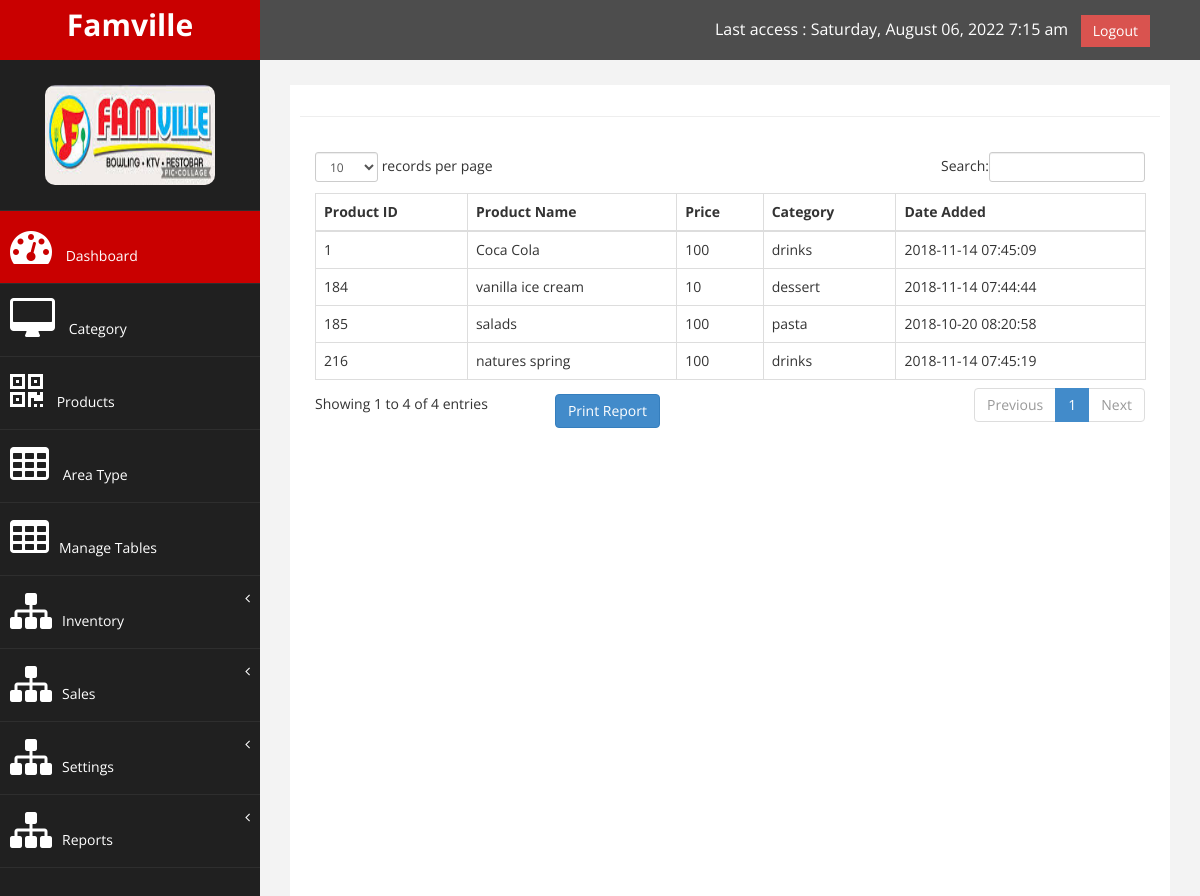
/index_admin.php?page=item_lists_report, run on the app's committed database.
### tables this page shows
CREATE TABLE `product` (
  `product_id` int(11) NOT NULL,
  `product_name` varchar(100) NOT NULL,
  `product_description` varchar(100) NOT NULL,
  `quantity` int(11) NOT NULL,
  `price` int(11) NOT NULL,
  `status_type_id` int(11) NOT NULL COMMENT 'Enabled; Disabled',
  `availability` varchar(100) NOT NULL COMMENT 'Available; Not-Available',
  `category_id` int(11) NOT NULL,
  `image` varchar(100) NOT NULL,
  `set_type_id` int(11) NOT NULL,
  `tuple_class_id` int(11) NOT NULL,
  `size_class_id` int(11) NOT NULL,
  `product_num_id` varchar(100) NOT NULL,
  `date_start` varchar(100) NOT NULL,
  `date_end` varchar(100) NOT NULL,
  `date_added` timestamp NOT NULL DEFAULT CURRENT_TIMESTAMP ON UPDATE CURRENT_TIMESTAMP
);

CREATE TABLE `category` (
  `category_id` int(11) NOT NULL,
  `category_type` varchar(100) NOT NULL,
  `category_description` varchar(100) NOT NULL,
  `image` varchar(100) NOT NULL
);

### index_admin.php (called while the page is built, shortened)
<?php
include('admin/header.php');
include('admin/side_bar.php');
if(isset($_GET['page'])){
    $page=$_GET['page'];
}else{
    $page='category';
}
include('admin/'.$page.'.php');
include('admin/footer.php');
?>

### admin/item_lists_report.php (the view, shortened to what this page needs)
        <div id="page-wrapper" >
            <div id="page-inner">
                <div class="row">
                    <div class="col-md-12">
                    </div>
                </div>
                 <hr />
            <div class="row">
                <div class="col-md-12">
                    <form action="" method="post" enctype="multipart/form-data">
                        <div class="panel-body" id="page1">
                            <div class="table-responsive">
                                <table class="table table-striped table-bordered table-hover" id="dataTables-example">
                                    <thead>
                                        <tr>
                                            <th>Product ID</th>
                                            <th>Product Name</th>
                                            <th>Price</th>
                                            <th>Category</th>
                                            <th>Date Added</th>
                                        </tr>
                                    </thead>
                                    <tbody>
                                     <?php
                                    $sql_product='SELECT product.product_id, product.product_num_id, product.product_name, product.price, product.image, product.category_id, category.category_type, product.status_type_id, status_type.status_type, product.availability, product.date_added
                                        FROM product
                                        INNER JOIN category
                                        ON category.category_id=product.category_id
                                        INNER JOIN status_type
                                        ON status_type.status_type_id=product.status_type_id
                                        ORDER BY product.product_num_id DESC';
                                    $qry_product=mysqli_query($CON, $sql_product) or die(mysqli_error($qry_product));
                                    while($row=mysqli_fetch_array($qry_product)){
                                        $product_num_id=$row['product_num_id'];
                                        $product_name=$row['product_name'];
                                        $price=$row['price'];
                                        $category_type=$row['category_type'];
                                        $date_added=$row['date_added'];
                                    ?>
                                        <tr class="odd gradeX">
                                            <td><?php echo $product_num_id; ?></td>
                                            <td><?php echo $product_name; ?></td>
                                            <td><?php echo $price; ?></td>
                                            <td class="center"><?php echo $category_type; ?></td>
                                            <td class="center"><?php echo $date_added; ?></td>
                                        </tr>
                                    <?php
                                    }
                                    ?>
                                    </tbody>
                                </table>
                            </div>
                        </div>
                        <button type="button" onclick="print_content('page1')" class="btn btn-primary" style="
    float: right;
    margin-top: -50px;
    /* margin-left: 170px; */
    margin-right: 500px;
">Print Report</button>
                    </div>
                </div>
            </div>
        </div>
    </div>
</body>
</html>

### assets/css/custom.css (style rules this page uses)
body { font-family: 'Open Sans', sans-serif; }
#page-wrapper { padding: 15px 15px; min-height: 600px; background:#F3F3F3; }
#page-inner { width:100%; margin:10px 20px 10px 0px; background-color:#fff!important; padding:10px; min-height:1200px; }
@media (min-width:768px) { #page-wrapper { margin: 0 0 0 260px; padding: 15px 30px; min-height: 1200px; } }

### data on the page
product: product_num "216", product_name "natures spring", price "100", category.category_type "drinks", date_added "2018-11-14 07:45:19"
product: product_num "185", product_name "salads", price "100", category.category_type "pasta", date_added "2018-10-20 08:20:58"
product: product_num "184", product_name "vanilla ice cream", price "10", category.category_type "dessert", date_added "2018-11-14 07:44:44"
product: product_num "1", product_name "Coca Cola", price "100", category.category_type "drinks", date_added "2018-11-14 07:45:09"
